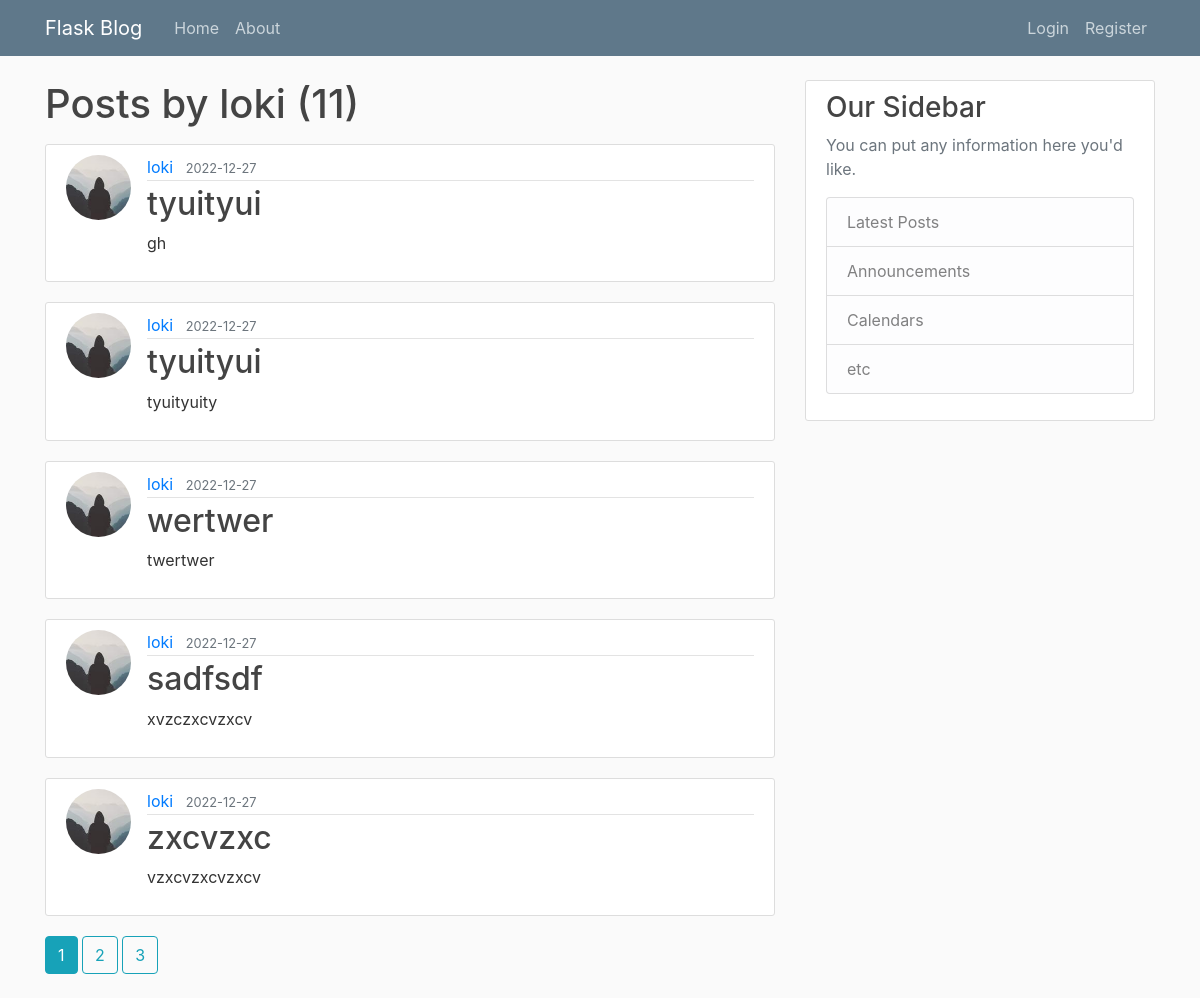
Page /user/loki on the committed database.
### blogapp/models.py (models this page shows, shortened)
class User(db.Model, UserMixin):
    id = db.Column(db.Integer, primary_key=True)
    username = db.Column(db.String(20), unique=True, nullable=False)
    email = db.Column(db.String(120), unique=True, nullable=False)
    image_file = db.Column(db.String(20), nullable=False, default='default.jpg')
    password = db.Column(db.String(60), nullable=False)
    posts = db.relationship('Post', backref='author', lazy=True)

class Post(db.Model):
    id = db.Column(db.Integer, primary_key=True)
    title = db.Column(db.String(130), nullable=False)
    content = db.Column(db.Text, nullable=False)
    date_posted = db.Column(db.DateTime(), default=datetime.utcnow, nullable=False)
    user_id = db.Column(db.Integer, db.ForeignKey("user.id"), nullable=False)

### blogapp/users/routes.py (the view)
@users.route("/user/<string:username>")
def user_posts(username):
    user = User.query.filter_by(username=username).first()
    page = request.args.get("page", 1, type=int)
    posts = Post.query.filter_by(author=user).order_by(Post.date_posted.desc()).paginate(per_page=5, page=page)
    return render_template("user_posts.html", title="User posts", posts=posts, user=user)

### blogapp/templates/user_posts.html
{% extends '__layout.html' %}
{% block content %}
    <h1 class="mb-3">Posts by {{user.username}} ({{posts.total}})</h1>
    {% if posts %}
        {% for post in posts.items %}
            <article class="media content-section">
                <img class="rounded-circle article-img" src="{{ url_for('static', filename='images/profile_img/' + post.author.image_file) }}">
                <div class="media-body">
                <div class="article-metadata">
                    <a class="mr-2" href="{{ url_for('users.user_posts', username=post.author.username) }}">{{ post.author.username }}</a>
                    <small class="text-muted">{{ post.date_posted.strftime('%Y-%m-%d') }}</small>
                </div>
                <h2><a class="article-title" href="{{url_for('posts.post', post_id=post.id)}}">{{ post.title }}</a></h2>
                <p class="article-content">{{ post.content }}</p>
                </div>
            </article>
        {% endfor %}
        {% for page_num in posts.iter_pages(left_edge=1, right_edge=1, left_current=1, right_current=2) %}
            {% if page_num %}
                {% if posts.page == page_num %}
                    <a href="{{ url_for('users.user_posts', username=user.username, page=page_num) }}" class="btn btn-info mb-4">{{ page_num }}</a>
                {% else %}
                    <a href="{{ url_for('users.user_posts', username=user.username, page=page_num) }}" class="btn btn-outline-info mb-4">{{ page_num }}</a>
                {% endif %}
            {% else %}
                ...
            {% endif %}
        {% endfor %}
    {% else %}
        <h4>User dont have posts</h4>
    {% endif %}
{% endblock content %}

### blogapp/static/css/main.css (style rules this page uses)
body { background: #fafafa; color: #333333; margin-top: 5rem; }
h1, h2, h3, h4, h5, h6 { color: #444444; }
.content-section { background: #ffffff; padding: 10px 20px; border: 1px solid #dddddd; border-radius: 3px; margin-bottom: 20px; }
.article-title { color: #444444; }
.article-content { white-space: pre-line; }
.article-img { height: 65px; width: 65px; margin-right: 16px; }
.article-metadata { padding-bottom: 1px; margin-bottom: 4px; border-bottom: 1px solid #e3e3e3 }

### rows in the picture
User: username "loki"
Post: image_file (picture), author.username "loki", date_posted "2022-12-27", title "tyuityui", content "gh"
Post: image_file (picture), author.username "loki", date_posted "2022-12-27", title "tyuityui", content "tyuityuity"
Post: image_file (picture), author.username "loki", date_posted "2022-12-27", title "wertwer", content "twertwer"
Post: image_file (picture), author.username "loki", date_posted "2022-12-27", title "sadfsdf", content "xvzczxcvzxcv"
Post: image_file (picture), author.username "loki", date_posted "2022-12-27", title "zxcvzxc", content "vzxcvzxcvzxcv"

### other values in the picture
{{ posts.total }} "11"
{{ page_num }} "1"
{{ page_num }} "2" "3"
